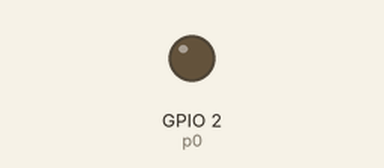
This program was run on a simulated ESP8266 board running MicroPython. Shown: output pins drawn as LEDs (lit = HIGH). What the program prints to the serial console is not drawn.

Above: at 2.0 s.
Timing chart, 0 to 5.2 s (numbered marks = the images above):
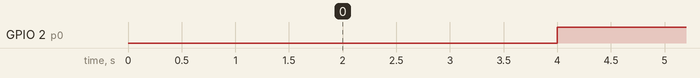

The program:

blink.py
```python
from machine import Pin
from machine import Timer

SCAN_INTERVAL = 2000


def blinker():
    print('setup blinker')
    p0 = Pin(2, Pin.OUT)
    blink_state = 0

    def cb(args):
        nonlocal blink_state
        print('update blink')
        print(blink_state)
        if blink_state == 0:
            p0.off()
            blink_state = 1
        else:
            p0.on()
            blink_state = 0

    return cb


blink_timer = Timer(-1)

blink_timer.init(period=SCAN_INTERVAL, mode=Timer.PERIODIC, callback=blinker())
```

Measured:
- by itself, GPIO 2 (p0): alternates HIGH for 2.0 s and LOW for 2.0 s
